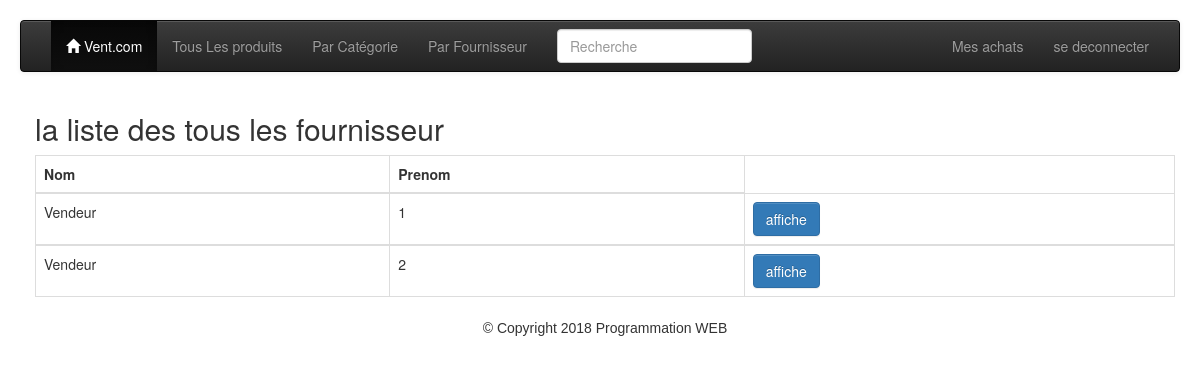
Screenshot of /fournisseur.php (signed in) with the database file from the repository.
### tables this page shows
CREATE TABLE `users` (
  `uid` int(11) NOT NULL,
  `nom` varchar(30) DEFAULT NULL,
  `prenom` varchar(30) DEFAULT NULL,
  `login` varchar(30) NOT NULL,
  `mdp` varchar(255) NOT NULL,
  `role` enum('acheteur','vendeur') NOT NULL DEFAULT 'acheteur'
);

### auth/loader.php (called while the page is built, shortened)
<?php
spl_autoload_register(function ($class) {
    $path = explode('\\',$class);
    $class = array_pop($path);
});
$idm = new Pw\Auth\Identity\IdentityManager();

### auth/IdentityManager.php (called while the page is built, shortened)
<?php
class IdentityManager implements \ArrayAccess
{
    protected $storage;
    public function __construct(&$storage = null)
    {
        if (is_array($storage)) {
            $this->storage = &$storage;
        } elseif ($storage instanceof ArrayAccess) {
            $this->storage = $storage;
        } else {
            $this->storage = &$_SESSION;
        }
    }
    public function hasIdentity()
    {
        return isset($this->storage[self::IDKEY]) && isset($this->storage[self::IDKEY]['identity']);
    }
    public function getRole()
    {
        return $this->storage[self::IDKEY]['roles'][0];
    }
    public function hasRoles()
    {
        return $this->hasIdentity() && isset($this->storage[self::IDKEY]['roles']);
    }
}

### fournisseur.php (the view, shortened to what this page needs)
<!DOCTYPE html>
<html>
<head>
<?php
require("auth/EtreAuthentifie.php");
$idm->getIdentity();
$idm->getUid();
$role = $idm->getRole();
?>
<?php if($role == 'acheteur'){?>
  <link rel="stylesheet" href="/lib/bootstrap.min.css">
  </head>
  <body>
<?php include("headerclient.php");?>
<div class="container">
  <h2>la liste des tous les fournisseur </h2>
  <table class="table table-bordered">
    <thead>
      <tr>
        <th>Nom</th>
        <th>Prenom</th>
      </tr>
    </thead>
   <?php  require("db_config.php");
try {
 $db = new PDO("mysql:hostname=$hostname;dbname=$dbname",$username,$password);
 $db->setAttribute(PDO::ATTR_ERRMODE,PDO::ERRMODE_EXCEPTION);
 $SQL = "SELECT * FROM users WHERE role='vendeur' ";
  $res=$db->query($SQL);
  if($res->rowCount()==0)
   echo "<P>la liste est vide";
   else {
   while ($row=$res->fetch()) {
                          ?>
    <tbody>
      <tr>
       <td><?php echo htmlspecialchars($row['nom'])?></td>
       <td><?php echo htmlspecialchars($row['prenom'])?></td>
      <td><a class="btn btn-primary" href="fournisseurListe.php?uid=<?php echo $row['uid']?>"> affiche </a> </td>
      </tr>
    </tbody>
   <?php };
   echo "</table>";
    }
} catch (Exception $e) {
 echo "Erreur SQL:".$e->getMessage();
}
include("footer.php");
}else{
  redirect("home.php");
}
?>
</div>
</body>
</html>

### headerclient.php (style rules this page uses)
body { margin: 20px; }

### rows the page displays
users: nom "Vendeur", prenom "1"
users: nom "Vendeur", prenom "2"
